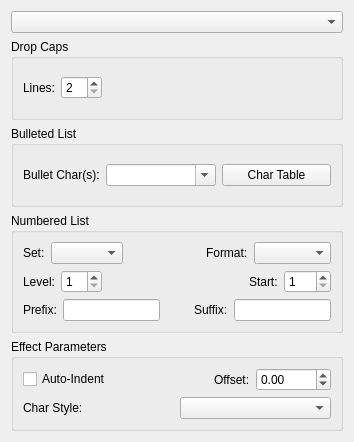
<?xml version="1.0" encoding="UTF-8"?>
<ui version="4.0">
 <class>PropertyWidget_ParEffectBase</class>
 <widget class="QFrame" name="PropertyWidget_ParEffectBase">
  <property name="geometry">
   <rect>
    <x>0</x>
    <y>0</y>
    <width>354</width>
    <height>442</height>
   </rect>
  </property>
  <property name="windowTitle">
   <string notr="true">Form</string>
  </property>
  <layout class="QVBoxLayout" name="verticalLayout">
   <item>
    <widget class="QComboBox" name="peCombo"/>
   </item>
   <item>
    <widget class="QGroupBox" name="dropCapsGroup">
     <property name="title">
      <string>Drop Caps</string>
     </property>
     <layout class="QHBoxLayout" name="horizontalLayout">
      <item>
       <widget class="QLabel" name="dropCapLinesLabel">
        <property name="toolTip">
         <string>Number of lines used by the drop cap</string>
        </property>
        <property name="text">
         <string>Lines:</string>
        </property>
       </widget>
      </item>
      <item>
       <widget class="QSpinBox" name="dropCapLines">
        <property name="minimum">
         <number>2</number>
        </property>
       </widget>
      </item>
      <item>
       <spacer name="horizontalSpacer">
        <property name="orientation">
         <enum>Qt::Horizontal</enum>
        </property>
        <property name="sizeHint" stdset="0">
         <size>
          <width>40</width>
          <height>20</height>
         </size>
        </property>
       </spacer>
      </item>
     </layout>
    </widget>
   </item>
   <item>
    <widget class="QGroupBox" name="bullGroup">
     <property name="title">
      <string>Bulleted List</string>
     </property>
     <layout class="QGridLayout" name="gridLayout_3">
      <item row="0" column="1">
       <widget class="QComboBox" name="bulletStrEdit">
        <property name="sizePolicy">
         <sizepolicy hsizetype="MinimumExpanding" vsizetype="Fixed">
          <horstretch>0</horstretch>
          <verstretch>0</verstretch>
         </sizepolicy>
        </property>
        <property name="minimumSize">
         <size>
          <width>50</width>
          <height>0</height>
         </size>
        </property>
        <property name="editable">
         <bool>true</bool>
        </property>
       </widget>
      </item>
      <item row="0" column="0">
       <widget class="QLabel" name="bulletCharLabel">
        <property name="text">
         <string>Bullet Char(s):</string>
        </property>
        <property name="buddy">
         <cstring>bulletStrEdit</cstring>
        </property>
       </widget>
      </item>
      <item row="0" column="2">
       <widget class="QPushButton" name="bulletCharTableButton">
        <property name="sizePolicy">
         <sizepolicy hsizetype="MinimumExpanding" vsizetype="Fixed">
          <horstretch>0</horstretch>
          <verstretch>0</verstretch>
         </sizepolicy>
        </property>
        <property name="toolTip">
         <string>Enhanced Character Table to choose bullet characters</string>
        </property>
        <property name="text">
         <string>Char Table</string>
        </property>
        <property name="checkable">
         <bool>true</bool>
        </property>
       </widget>
      </item>
     </layout>
    </widget>
   </item>
   <item>
    <widget class="QGroupBox" name="numGroup">
     <property name="title">
      <string>Numbered List</string>
     </property>
     <layout class="QGridLayout" name="gridLayout_2">
      <item row="3" column="0" colspan="2">
       <layout class="QHBoxLayout" name="horizontalLayout_2">
        <item>
         <widget class="QLabel" name="numLevelLabel">
          <property name="text">
           <string>Level:</string>
          </property>
          <property name="buddy">
           <cstring>numLevelSpin</cstring>
          </property>
         </widget>
        </item>
        <item>
         <widget class="QSpinBox" name="numLevelSpin">
          <property name="minimum">
           <number>1</number>
          </property>
         </widget>
        </item>
        <item>
         <spacer name="horizontalSpacer_2">
          <property name="orientation">
           <enum>Qt::Horizontal</enum>
          </property>
          <property name="sizeHint" stdset="0">
           <size>
            <width>40</width>
            <height>20</height>
           </size>
          </property>
         </spacer>
        </item>
        <item>
         <widget class="QLabel" name="numStartLabel">
          <property name="text">
           <string>Start:</string>
          </property>
         </widget>
        </item>
        <item>
         <widget class="QSpinBox" name="numStart">
          <property name="minimum">
           <number>1</number>
          </property>
          <property name="maximum">
           <number>999</number>
          </property>
         </widget>
        </item>
       </layout>
      </item>
      <item row="0" column="0" colspan="2">
       <layout class="QHBoxLayout" name="horizontalLayout_3">
        <item>
         <widget class="QLabel" name="numComboLabel">
          <property name="text">
           <string>Set:</string>
          </property>
         </widget>
        </item>
        <item>
         <widget class="QComboBox" name="numComboBox">
          <property name="currentIndex">
           <number>-1</number>
          </property>
         </widget>
        </item>
        <item>
         <spacer name="horizontalSpacer_3">
          <property name="orientation">
           <enum>Qt::Horizontal</enum>
          </property>
          <property name="sizeHint" stdset="0">
           <size>
            <width>40</width>
            <height>20</height>
           </size>
          </property>
         </spacer>
        </item>
        <item>
         <widget class="QLabel" name="numFormatLabel">
          <property name="text">
           <string>Format:</string>
          </property>
          <property name="buddy">
           <cstring>numFormatCombo</cstring>
          </property>
         </widget>
        </item>
        <item>
         <widget class="QComboBox" name="numFormatCombo">
          <property name="sizePolicy">
           <sizepolicy hsizetype="Expanding" vsizetype="Fixed">
            <horstretch>0</horstretch>
            <verstretch>0</verstretch>
           </sizepolicy>
          </property>
         </widget>
        </item>
       </layout>
      </item>
      <item row="4" column="0" colspan="2">
       <layout class="QHBoxLayout" name="horizontalLayout_4">
        <item>
         <widget class="QLabel" name="numPrefixLabel">
          <property name="text">
           <string>Prefix:</string>
          </property>
          <property name="buddy">
           <cstring>numPrefix</cstring>
          </property>
         </widget>
        </item>
        <item>
         <widget class="QLineEdit" name="numPrefix"/>
        </item>
        <item>
         <spacer name="horizontalSpacer_4">
          <property name="orientation">
           <enum>Qt::Horizontal</enum>
          </property>
          <property name="sizeHint" stdset="0">
           <size>
            <width>40</width>
            <height>20</height>
           </size>
          </property>
         </spacer>
        </item>
        <item>
         <widget class="QLabel" name="numSuffixLabel">
          <property name="text">
           <string>Suffix:</string>
          </property>
          <property name="buddy">
           <cstring>numSuffix</cstring>
          </property>
         </widget>
        </item>
        <item>
         <widget class="QLineEdit" name="numSuffix"/>
        </item>
       </layout>
      </item>
     </layout>
    </widget>
   </item>
   <item>
    <widget class="QGroupBox" name="peGroup">
     <property name="title">
      <string>Effect Parameters</string>
     </property>
     <layout class="QGridLayout" name="gridLayout_4">
      <item row="6" column="0">
       <widget class="QLabel" name="peCharStyleLabel">
        <property name="text">
         <string>Char Style:</string>
        </property>
        <property name="buddy">
         <cstring>peCharStyleCombo</cstring>
        </property>
       </widget>
      </item>
      <item row="6" column="1">
       <widget class="CharStyleComboBox" name="peCharStyleCombo">
        <property name="toolTip">
         <string>Choose Character Style or leave blank to use default Paragraph Style</string>
        </property>
       </widget>
      </item>
      <item row="1" column="0" colspan="2">
       <layout class="QHBoxLayout" name="horizontalLayout_5">
        <item>
         <widget class="QCheckBox" name="peIndent">
          <property name="text">
           <string>Auto-Indent</string>
          </property>
         </widget>
        </item>
        <item>
         <spacer name="horizontalSpacer_5">
          <property name="orientation">
           <enum>Qt::Horizontal</enum>
          </property>
          <property name="sizeHint" stdset="0">
           <size>
            <width>40</width>
            <height>20</height>
           </size>
          </property>
         </spacer>
        </item>
        <item>
         <widget class="QLabel" name="peOffsetLabel">
          <property name="text">
           <string>Offset:</string>
          </property>
          <property name="buddy">
           <cstring>peOffset</cstring>
          </property>
         </widget>
        </item>
        <item>
         <widget class="ScrSpinBox" name="peOffset">
          <property name="minimum">
           <double>-3000.000000000000000</double>
          </property>
          <property name="maximum">
           <double>3000.000000000000000</double>
          </property>
         </widget>
        </item>
       </layout>
      </item>
     </layout>
    </widget>
   </item>
  </layout>
 </widget>
 <customwidgets>
  <customwidget>
   <class>ScrSpinBox</class>
   <extends>QDoubleSpinBox</extends>
   <header>ui/scrspinbox.h</header>
  </customwidget>
  <customwidget>
   <class>CharStyleComboBox</class>
   <extends>QComboBox</extends>
   <header>ui/spalette.h</header>
  </customwidget>
 </customwidgets>
 <resources/>
 <connections/>
</ui>
